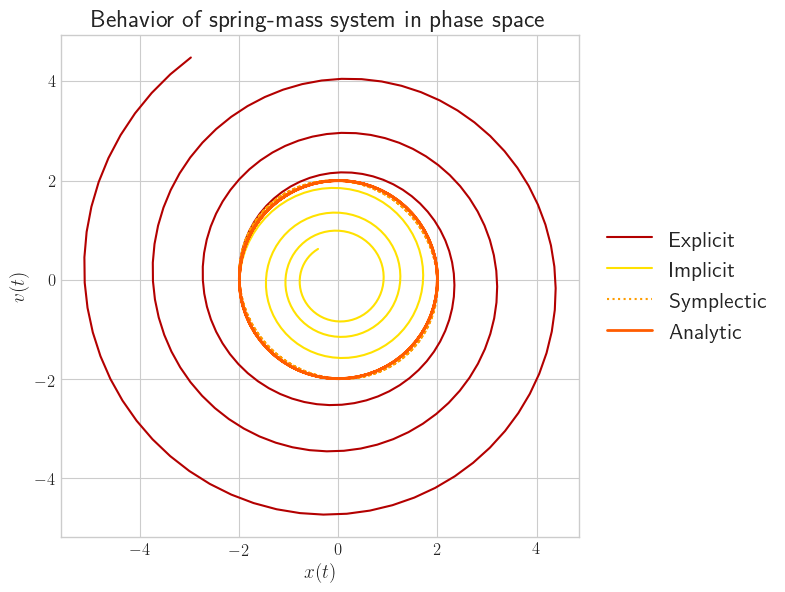

The Python source for this figure:
import sys
import numpy as np
import matplotlib.pyplot as plt
import seaborn as sns
import scipy.integrate as sci
import matplotlib.axes as axe

from spr_exp import *
from spr_imp import *
from spr_sym import*
from load import *

def spring_comp(input_file, output_file):
    '''
    Input: 
    x0, v0: Initial values of x and v.
    t: total time taken
    h: time increment 
    
    Plot phase space geometry of the trajectories produced by
    different methods
    '''
    sns.set_style('whitegrid')
        
    plt.rc('figure',figsize=[9.45, 6.53]) 
    plt.rc('font',size=12)
    plt.rc('text', usetex=True)    
    
    [x0, v0, t, h] = load_num(input_file)
    (Ie, Xe, Ve) = spring_exp(x0, v0, t, h)
    (Ii, Xi, Vi) = spring_imp(x0, v0, t, h)
    (Is, Xs, Vs) = spring_sym(x0, v0, t, h)
    Xa = v0 * np.sin(Ie) + x0 * np.cos(Ie)
    Va = v0 * np.cos(Ie) - x0 * np.sin(Ie)    
    
    plt.plot(Xe, Ve, label='Explicit', color=plt.cm.hot(0.25))
    plt.plot(Xi, Vi, label='Implicit', color=plt.cm.hot(0.7))    
    plt.plot(Xs, Vs, label='Symplectic', color=plt.cm.hot(0.6),\
             ls=':')
    plt.plot(Xa, Va, label='Analytic', color=plt.cm.hot(0.5), lw=2.0)    
    
    
    plt.xlabel('$x(t)$', fontsize=14)
    plt.ylabel('$v(t)$', fontsize=14)
    
    plt.legend(bbox_to_anchor=(1.4,0.5),loc='center right', fontsize=16)
    plt.gca().set_aspect('equal', adjustable='box')
    plt.title('Behavior of spring-mass system in phase space', fontsize=18)
    plt.savefig(output_file, bbox_inches='tight')

if __name__ == '__main__':
    input_file = sys.argv[1]
    output_file = sys.argv[2]
    spring_comp(input_file, output_file)
